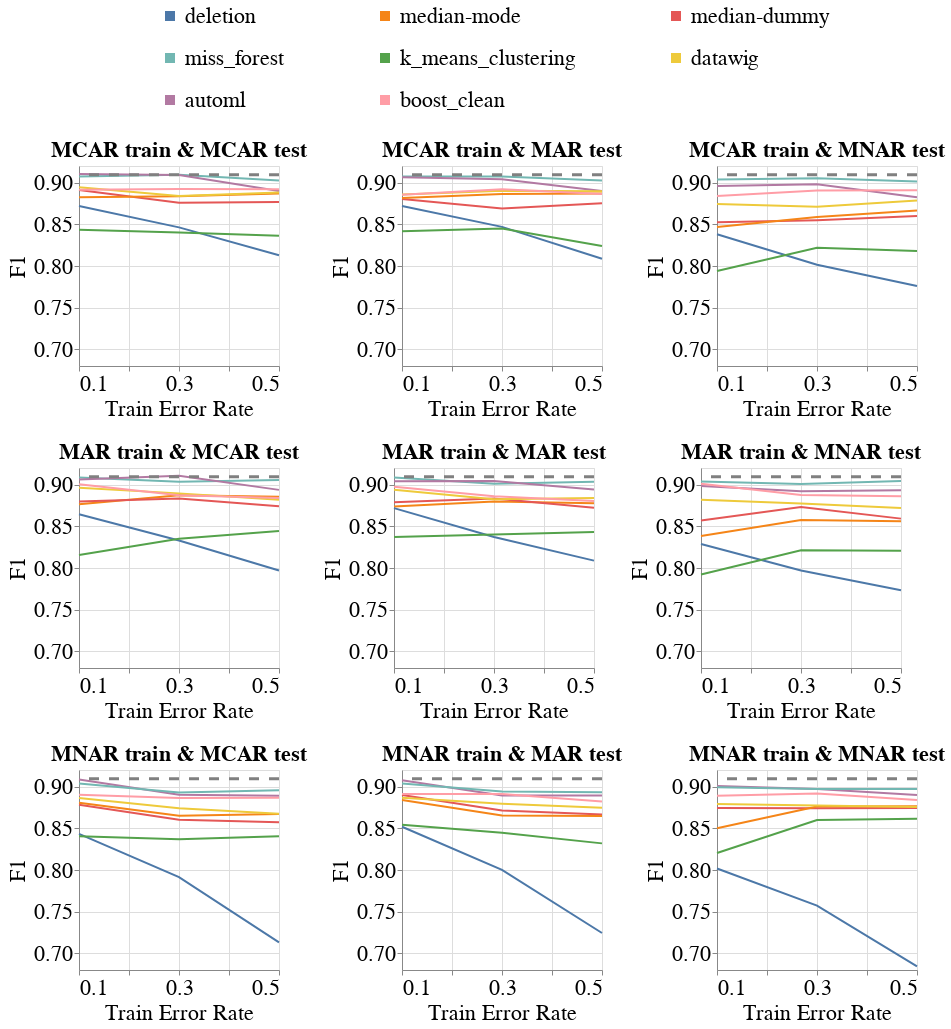

Notebook code for this chart:
### Markdown cell above
### Overall Metrics

### Code cell
create_exp2_line_bands_for_diff_imputers(dataset_name=DATASET_NAME,
                                         model_name='mlp_clf',
                                         metric_name='f1',
                                         db_client=db_client,
                                         with_band=False)

### Figure 1 — Vega-Lite specification as saved in the notebook (floating-point values rounded to 4 significant figures; data arrays with more than 128 entries replaced by an {"elided": "..."} marker saying what was removed)
{"config": {"view": {"continuousWidth": 400, "continuousHeight": 300}, "axis": {"labelFontSize": 22, "labelFontWeight": "normal", "titleFontSize": 22, "titleFontWeight": "normal"}, "legend": {"columns": 3, "direction": "horizontal", "labelFontSize": 22, "labelLimit": 400, "orient": "top", "symbolOffset": 80, "symbolStrokeWidth": 10, "titleAnchor": "middle", "titleFontSize": 22, "titleLimit": 300}, "title": {"fontSize": 22}}, "vconcat": [{"hconcat": [{"layer": [{"data": {"name": "data-46be4ead4bbe02a712e8b06e9e682611"}, "mark": "line", "encoding": {"color": {"field": "Null_Imputer_Name", "sort": ["deletion", "median-mode", "median-dummy", "miss_forest", "k_means_clustering", "datawig", "automl", "boost_clean"], "title": null, "type": "nominal"}, "x": {"axis": {"labelExpr": "(datum.value == 0.1) || (datum.value == 0.3) || (datum.value == 0.5) ? datum.label : ''"}, "field": "Train_Error_Rate", "scale": {"nice": false}, "title": "Train Error Rate", "type": "quantitative"}, "y": {"aggregate": "mean", "field": "Metric_Value", "scale": {"zero": false}, "title": "F1", "type": "quantitative"}}}, {"data": {"name": "data-dc82cd8ed99f6b7d64d420cfe7300a48"}, "mark": {"type": "rule", "strokeDash": [10, 10]}, "encoding": {"color": {"value": "grey"}, "size": {"value": 3}, "y": {"field": "Baseline_Mean", "type": "quantitative"}}}], "height": 200, "title": {"text": "MCAR train & MCAR test", "fontSize": 22}, "width": 200}, {"layer": [{"data": {"name": "data-ddfec9f31b3854c283b5c6217a10083c"}, "mark": "line", "encoding": {"color": {"field": "Null_Imputer_Name", "sort": ["deletion", "median-mode", "median-dummy", "miss_forest", "k_means_clustering", "datawig", "automl", "boost_clean"], "title": null, "type": "nominal"}, "x": {"axis": {"labelExpr": "(datum.value == 0.1) || (datum.value == 0.3) || (datum.value == 0.5) ? datum.label : ''"}, "field": "Train_Error_Rate", "scale": {"nice": false}, "title": "Train Error Rate", "type": "quantitative"}, "y": {"aggregate": "mean", "field": "Metric_Value", "scale": {"zero": false}, "title": "F1", "type": "quantitative"}}}, {"data": {"name": "data-dc82cd8ed99f6b7d64d420cfe7300a48"}, "mark": {"type": "rule", "strokeDash": [10, 10]}, "encoding": {"color": {"value": "grey"}, "size": {"value": 3}, "y": {"field": "Baseline_Mean", "type": "quantitative"}}}], "height": 200, "title": {"text": "MCAR train & MAR test", "fontSize": 22}, "width": 200}, {"layer": [{"data": {"name": "data-b116d0129ef06abbb86e6dd4485ccf75"}, "mark": "line", "encoding": {"color": {"field": "Null_Imputer_Name", "sort": ["deletion", "median-mode", "median-dummy", "miss_forest", "k_means_clustering", "datawig", "automl", "boost_clean"], "title": null, "type": "nominal"}, "x": {"axis": {"labelExpr": "(datum.value == 0.1) || (datum.value == 0.3) || (datum.value == 0.5) ? datum.label : ''"}, "field": "Train_Error_Rate", "scale": {"nice": false}, "title": "Train Error Rate", "type": "quantitative"}, "y": {"aggregate": "mean", "field": "Metric_Value", "scale": {"zero": false}, "title": "F1", "type": "quantitative"}}}, {"data": {"name": "data-dc82cd8ed99f6b7d64d420cfe7300a48"}, "mark": {"type": "rule", "strokeDash": [10, 10]}, "encoding": {"color": {"value": "grey"}, "size": {"value": 3}, "y": {"field": "Baseline_Mean", "type": "quantitative"}}}], "height": 200, "title": {"text": "MCAR train & MNAR test", "fontSize": 22}, "width": 200}], "resolve": {"scale": {"y": "shared"}}}, {"hconcat": [{"layer": [{"data": {"name": "data-2fa61a11606266cd1fc57bcf700519cb"}, "mark": "line", "encoding": {"color": {"field": "Null_Imputer_Name", "sort": ["deletion", "median-mode", "median-dummy", "miss_forest", "k_means_clustering", "datawig", "automl", "boost_clean"], "title": null, "type": "nominal"}, "x": {"axis": {"labelExpr": "(datum.value == 0.1) || (datum.value == 0.3) || (datum.value == 0.5) ? datum.label : ''"}, "field": "Train_Error_Rate", "scale": {"nice": false}, "title": "Train Error Rate", "type": "quantitative"}, "y": {"aggregate": "mean", "field": "Metric_Value", "scale": {"zero": false}, "title": "F1", "type": "quantitative"}}}, {"data": {"name": "data-dc82cd8ed99f6b7d64d420cfe7300a48"}, "mark": {"type": "rule", "strokeDash": [10, 10]}, "encoding": {"color": {"value": "grey"}, "size": {"value": 3}, "y": {"field": "Baseline_Mean", "type": "quantitative"}}}], "height": 200, "title": {"text": "MAR train & MCAR test", "fontSize": 22}, "width": 200}, {"layer": [{"data": {"name": "data-1f4d051ae40743ea298b5967d55104e1"}, "mark": "line", "encoding": {"color": {"field": "Null_Imputer_Name", "sort": ["deletion", "median-mode", "median-dummy", "miss_forest", "k_means_clustering", "datawig", "automl", "boost_clean"], "title": null, "type": "nominal"}, "x": {"axis": {"labelExpr": "(datum.value == 0.1) || (datum.value == 0.3) || (datum.value == 0.5) ? datum.label : ''"}, "field": "Train_Error_Rate", "scale": {"nice": false}, "title": "Train Error Rate", "type": "quantitative"}, "y": {"aggregate": "mean", "field": "Metric_Value", "scale": {"zero": false}, "title": "F1", "type": "quantitative"}}}, {"data": {"name": "data-dc82cd8ed99f6b7d64d420cfe7300a48"}, "mark": {"type": "rule", "strokeDash": [10, 10]}, "encoding": {"color": {"value": "grey"}, "size": {"value": 3}, "y": {"field": "Baseline_Mean", "type": "quantitative"}}}], "height": 200, "title": {"text": "MAR train & MAR test", "fontSize": 22}, "width": 200}, {"layer": [{"data": {"name": "data-c3c903638b7829ca4c6be46015410606"}, "mark": "line", "encoding": {"color": {"field": "Null_Imputer_Name", "sort": ["deletion", "median-mode", "median-dummy", "miss_forest", "k_means_clustering", "datawig", "automl", "boost_clean"], "title": null, "type": "nominal"}, "x": {"axis": {"labelExpr": "(datum.value == 0.1) || (datum.value == 0.3) || (datum.value == 0.5) ? datum.label : ''"}, "field": "Train_Error_Rate", "scale": {"nice": false}, "title": "Train Error Rate", "type": "quantitative"}, "y": {"aggregate": "mean", "field": "Metric_Value", "scale": {"zero": false}, "title": "F1", "type": "quantitative"}}}, {"data": {"name": "data-dc82cd8ed99f6b7d64d420cfe7300a48"}, "mark": {"type": "rule", "strokeDash": [10, 10]}, "encoding": {"color": {"value": "grey"}, "size": {"value": 3}, "y": {"field": "Baseline_Mean", "type": "quantitative"}}}], "height": 200, "title": {"text": "MAR train & MNAR test", "fontSize": 22}, "width": 200}], "resolve": {"scale": {"y": "shared"}}}, {"hconcat": [{"layer": [{"data": {"name": "data-9d0ba74db447b5a41e4ddd2ab1348aae"}, "mark": "line", "encoding": {"color": {"field": "Null_Imputer_Name", "sort": ["deletion", "median-mode", "median-dummy", "miss_forest", "k_means_clustering", "datawig", "automl", "boost_clean"], "title": null, "type": "nominal"}, "x": {"axis": {"labelExpr": "(datum.value == 0.1) || (datum.value == 0.3) || (datum.value == 0.5) ? datum.label : ''"}, "field": "Train_Error_Rate", "scale": {"nice": false}, "title": "Train Error Rate", "type": "quantitative"}, "y": {"aggregate": "mean", "field": "Metric_Value", "scale": {"zero": false}, "title": "F1", "type": "quantitative"}}}, {"data": {"name": "data-dc82cd8ed99f6b7d64d420cfe7300a48"}, "mark": {"type": "rule", "strokeDash": [10, 10]}, "encoding": {"color": {"value": "grey"}, "size": {"value": 3}, "y": {"field": "Baseline_Mean", "type": "quantitative"}}}], "height": 200, "title": {"text": "MNAR train & MCAR test", "fontSize": 22}, "width": 200}, {"layer": [{"data": {"name": "data-79d5252524f396fc4bfb5e153c5fa90b"}, "mark": "line", "encoding": {"color": {"field": "Null_Imputer_Name", "sort": ["deletion", "median-mode", "median-dummy", "miss_forest", "k_means_clustering", "datawig", "automl", "boost_clean"], "title": null, "type": "nominal"}, "x": {"axis": {"labelExpr": "(datum.value == 0.1) || (datum.value == 0.3) || (datum.value == 0.5) ? datum.label : ''"}, "field": "Train_Error_Rate", "scale": {"nice": false}, "title": "Train Error Rate", "type": "quantitative"}, "y": {"aggregate": "mean", "field": "Metric_Value", "scale": {"zero": false}, "title": "F1", "type": "quantitative"}}}, {"data": {"name": "data-dc82cd8ed99f6b7d64d420cfe7300a48"}, "mark": {"type": "rule", "strokeDash": [10, 10]}, "encoding": {"color": {"value": "grey"}, "size": {"value": 3}, "y": {"field": "Baseline_Mean", "type": "quantitative"}}}], "height": 200, "title": {"text": "MNAR train & MAR test", "fontSize": 22}, "width": 200}, {"layer": [{"data": {"name": "data-ad96176bda5a5c657797b816c3ad141a"}, "mark": "line", "encoding": {"color": {"field": "Null_Imputer_Name", "sort": ["deletion", "median-mode", "median-dummy", "miss_forest", "k_means_clustering", "datawig", "automl", "boost_clean"], "title": null, "type": "nominal"}, "x": {"axis": {"labelExpr": "(datum.value == 0.1) || (datum.value == 0.3) || (datum.value == 0.5) ? datum.label : ''"}, "field": "Train_Error_Rate", "scale": {"nice": false}, "title": "Train Error Rate", "type": "quantitative"}, "y": {"aggregate": "mean", "field": "Metric_Value", "scale": {"zero": false}, "title": "F1", "type": "quantitative"}}}, {"data": {"name": "data-dc82cd8ed99f6b7d64d420cfe7300a48"}, "mark": {"type": "rule", "strokeDash": [10, 10]}, "encoding": {"color": {"value": "grey"}, "size": {"value": 3}, "y": {"field": "Baseline_Mean", "type": "quantitative"}}}], "height": 200, "title": {"text": "MNAR train & MNAR test", "fontSize": 22}, "width": 200}], "resolve": {"scale": {"y": "shared"}}}], "resolve": {"scale": {"y": "shared"}}, "$schema": "https://vega.github.io/schema/vega-lite/v4.17.0.json", "datasets": {"data-46be4ead4bbe02a712e8b06e9e682611": {"elided": "144 records"}, "data-dc82cd8ed99f6b7d64d420cfe7300a48": [{"Baseline_Mean": 0.9094}], "data-ddfec9f31b3854c283b5c6217a10083c": {"elided": "144 records"}, "data-b116d0129ef06abbb86e6dd4485ccf75": {"elided": "144 records"}, "data-2fa61a11606266cd1fc57bcf700519cb": {"elided": "144 records"}, "data-1f4d051ae40743ea298b5967d55104e1": {"elided": "144 records"}, "data-c3c903638b7829ca4c6be46015410606": {"elided": "144 records"}, "data-9d0ba74db447b5a41e4ddd2ab1348aae": {"elided": "144 records"}, "data-79d5252524f396fc4bfb5e153c5fa90b": {"elided": "144 records"}, "data-ad96176bda5a5c657797b816c3ad141a": {"elided": "144 records"}}}
